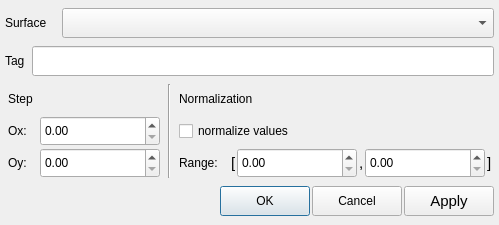
<?xml version="1.0" encoding="UTF-8"?>
<ui version="4.0">
 <class>SurfaceConfigurationDialog</class>
 <widget class="QDialog" name="SurfaceConfigurationDialog">
  <property name="geometry">
   <rect>
    <x>0</x>
    <y>0</y>
    <width>499</width>
    <height>225</height>
   </rect>
  </property>
  <property name="sizePolicy">
   <sizepolicy hsizetype="Fixed" vsizetype="Fixed">
    <horstretch>0</horstretch>
    <verstretch>0</verstretch>
   </sizepolicy>
  </property>
  <property name="minimumSize">
   <size>
    <width>499</width>
    <height>225</height>
   </size>
  </property>
  <property name="maximumSize">
   <size>
    <width>499</width>
    <height>225</height>
   </size>
  </property>
  <property name="windowTitle">
   <string>Configure surface</string>
  </property>
  <property name="sizeGripEnabled">
   <bool>false</bool>
  </property>
  <property name="modal">
   <bool>false</bool>
  </property>
  <layout class="QVBoxLayout" name="verticalLayout">
   <property name="spacing">
    <number>5</number>
   </property>
   <property name="leftMargin">
    <number>5</number>
   </property>
   <property name="topMargin">
    <number>5</number>
   </property>
   <property name="rightMargin">
    <number>5</number>
   </property>
   <property name="bottomMargin">
    <number>5</number>
   </property>
   <item>
    <layout class="QHBoxLayout" name="layout_surface">
     <property name="spacing">
      <number>2</number>
     </property>
     <item>
      <widget class="QLabel" name="lbl_surface">
       <property name="sizePolicy">
        <sizepolicy hsizetype="Fixed" vsizetype="Fixed">
         <horstretch>0</horstretch>
         <verstretch>0</verstretch>
        </sizepolicy>
       </property>
       <property name="minimumSize">
        <size>
         <width>55</width>
         <height>30</height>
        </size>
       </property>
       <property name="maximumSize">
        <size>
         <width>55</width>
         <height>30</height>
        </size>
       </property>
       <property name="focusPolicy">
        <enum>Qt::ClickFocus</enum>
       </property>
       <property name="text">
        <string>Surface</string>
       </property>
      </widget>
     </item>
     <item>
      <widget class="QComboBox" name="cmbx_surface">
       <property name="sizePolicy">
        <sizepolicy hsizetype="Preferred" vsizetype="Fixed">
         <horstretch>0</horstretch>
         <verstretch>0</verstretch>
        </sizepolicy>
       </property>
       <property name="minimumSize">
        <size>
         <width>300</width>
         <height>30</height>
        </size>
       </property>
       <property name="maximumSize">
        <size>
         <width>16777215</width>
         <height>30</height>
        </size>
       </property>
       <property name="focusPolicy">
        <enum>Qt::ClickFocus</enum>
       </property>
       <property name="maxVisibleItems">
        <number>100</number>
       </property>
      </widget>
     </item>
    </layout>
   </item>
   <item>
    <layout class="QHBoxLayout" name="layout_tag">
     <property name="spacing">
      <number>2</number>
     </property>
     <item>
      <widget class="QLabel" name="lbl_tag">
       <property name="sizePolicy">
        <sizepolicy hsizetype="Fixed" vsizetype="Fixed">
         <horstretch>0</horstretch>
         <verstretch>0</verstretch>
        </sizepolicy>
       </property>
       <property name="minimumSize">
        <size>
         <width>25</width>
         <height>30</height>
        </size>
       </property>
       <property name="maximumSize">
        <size>
         <width>25</width>
         <height>30</height>
        </size>
       </property>
       <property name="text">
        <string>Tag</string>
       </property>
      </widget>
     </item>
     <item>
      <widget class="QLineEdit" name="ln_tag">
       <property name="sizePolicy">
        <sizepolicy hsizetype="Preferred" vsizetype="Fixed">
         <horstretch>0</horstretch>
         <verstretch>0</verstretch>
        </sizepolicy>
       </property>
       <property name="minimumSize">
        <size>
         <width>450</width>
         <height>30</height>
        </size>
       </property>
       <property name="maximumSize">
        <size>
         <width>16777215</width>
         <height>30</height>
        </size>
       </property>
       <property name="focusPolicy">
        <enum>Qt::ClickFocus</enum>
       </property>
      </widget>
     </item>
    </layout>
   </item>
   <item>
    <layout class="QHBoxLayout" name="layout_params">
     <property name="spacing">
      <number>5</number>
     </property>
     <item>
      <layout class="QVBoxLayout" name="layout_step">
       <property name="spacing">
        <number>2</number>
       </property>
       <item>
        <widget class="QLabel" name="lbl_step">
         <property name="sizePolicy">
          <sizepolicy hsizetype="Fixed" vsizetype="Fixed">
           <horstretch>0</horstretch>
           <verstretch>0</verstretch>
          </sizepolicy>
         </property>
         <property name="minimumSize">
          <size>
           <width>35</width>
           <height>30</height>
          </size>
         </property>
         <property name="maximumSize">
          <size>
           <width>35</width>
           <height>30</height>
          </size>
         </property>
         <property name="text">
          <string>Step</string>
         </property>
        </widget>
       </item>
       <item>
        <layout class="QHBoxLayout" name="layout_ox_step">
         <property name="spacing">
          <number>2</number>
         </property>
         <item>
          <widget class="QLabel" name="lbl_ox">
           <property name="sizePolicy">
            <sizepolicy hsizetype="Fixed" vsizetype="Fixed">
             <horstretch>0</horstretch>
             <verstretch>0</verstretch>
            </sizepolicy>
           </property>
           <property name="minimumSize">
            <size>
             <width>30</width>
             <height>30</height>
            </size>
           </property>
           <property name="maximumSize">
            <size>
             <width>30</width>
             <height>30</height>
            </size>
           </property>
           <property name="text">
            <string>Ox:</string>
           </property>
          </widget>
         </item>
         <item>
          <widget class="QDoubleSpinBox" name="spbx_ox_step">
           <property name="sizePolicy">
            <sizepolicy hsizetype="Fixed" vsizetype="Fixed">
             <horstretch>0</horstretch>
             <verstretch>0</verstretch>
            </sizepolicy>
           </property>
           <property name="minimumSize">
            <size>
             <width>120</width>
             <height>30</height>
            </size>
           </property>
           <property name="maximumSize">
            <size>
             <width>120</width>
             <height>30</height>
            </size>
           </property>
           <property name="focusPolicy">
            <enum>Qt::ClickFocus</enum>
           </property>
          </widget>
         </item>
        </layout>
       </item>
       <item>
        <layout class="QHBoxLayout" name="layout_oy_step">
         <property name="spacing">
          <number>2</number>
         </property>
         <item>
          <widget class="QLabel" name="lbl_oy">
           <property name="sizePolicy">
            <sizepolicy hsizetype="Fixed" vsizetype="Fixed">
             <horstretch>0</horstretch>
             <verstretch>0</verstretch>
            </sizepolicy>
           </property>
           <property name="minimumSize">
            <size>
             <width>30</width>
             <height>30</height>
            </size>
           </property>
           <property name="maximumSize">
            <size>
             <width>30</width>
             <height>30</height>
            </size>
           </property>
           <property name="text">
            <string>Oy:</string>
           </property>
          </widget>
         </item>
         <item>
          <widget class="QDoubleSpinBox" name="spbx_oy_step">
           <property name="sizePolicy">
            <sizepolicy hsizetype="Fixed" vsizetype="Fixed">
             <horstretch>0</horstretch>
             <verstretch>0</verstretch>
            </sizepolicy>
           </property>
           <property name="minimumSize">
            <size>
             <width>120</width>
             <height>30</height>
            </size>
           </property>
           <property name="maximumSize">
            <size>
             <width>120</width>
             <height>30</height>
            </size>
           </property>
           <property name="focusPolicy">
            <enum>Qt::ClickFocus</enum>
           </property>
          </widget>
         </item>
        </layout>
       </item>
      </layout>
     </item>
     <item>
      <widget class="Line" name="line_params">
       <property name="orientation">
        <enum>Qt::Vertical</enum>
       </property>
      </widget>
     </item>
     <item>
      <layout class="QVBoxLayout" name="layout_normalization">
       <property name="spacing">
        <number>2</number>
       </property>
       <item>
        <widget class="QLabel" name="lbl_normalization">
         <property name="sizePolicy">
          <sizepolicy hsizetype="Fixed" vsizetype="Fixed">
           <horstretch>0</horstretch>
           <verstretch>0</verstretch>
          </sizepolicy>
         </property>
         <property name="minimumSize">
          <size>
           <width>100</width>
           <height>30</height>
          </size>
         </property>
         <property name="maximumSize">
          <size>
           <width>100</width>
           <height>30</height>
          </size>
         </property>
         <property name="text">
          <string>Normalization</string>
         </property>
        </widget>
       </item>
       <item>
        <widget class="QCheckBox" name="chbx_normalized">
         <property name="sizePolicy">
          <sizepolicy hsizetype="Fixed" vsizetype="Fixed">
           <horstretch>0</horstretch>
           <verstretch>0</verstretch>
          </sizepolicy>
         </property>
         <property name="minimumSize">
          <size>
           <width>0</width>
           <height>30</height>
          </size>
         </property>
         <property name="maximumSize">
          <size>
           <width>135</width>
           <height>30</height>
          </size>
         </property>
         <property name="text">
          <string>normalize values</string>
         </property>
         <property name="checked">
          <bool>false</bool>
         </property>
        </widget>
       </item>
       <item>
        <layout class="QHBoxLayout" name="layout_range">
         <property name="spacing">
          <number>2</number>
         </property>
         <item>
          <widget class="QLabel" name="lbl_range">
           <property name="sizePolicy">
            <sizepolicy hsizetype="Fixed" vsizetype="Fixed">
             <horstretch>0</horstretch>
             <verstretch>0</verstretch>
            </sizepolicy>
           </property>
           <property name="minimumSize">
            <size>
             <width>50</width>
             <height>30</height>
            </size>
           </property>
           <property name="maximumSize">
            <size>
             <width>50</width>
             <height>30</height>
            </size>
           </property>
           <property name="frameShadow">
            <enum>QFrame::Plain</enum>
           </property>
           <property name="text">
            <string>Range:</string>
           </property>
          </widget>
         </item>
         <item>
          <layout class="QHBoxLayout" name="layout_range_values">
           <property name="spacing">
            <number>2</number>
           </property>
           <item>
            <widget class="QLabel" name="lbl_bracket_begin">
             <property name="sizePolicy">
              <sizepolicy hsizetype="Fixed" vsizetype="Fixed">
               <horstretch>0</horstretch>
               <verstretch>0</verstretch>
              </sizepolicy>
             </property>
             <property name="minimumSize">
              <size>
               <width>4</width>
               <height>30</height>
              </size>
             </property>
             <property name="maximumSize">
              <size>
               <width>4</width>
               <height>30</height>
              </size>
             </property>
             <property name="font">
              <font>
               <family>Ubuntu</family>
               <pointsize>11</pointsize>
              </font>
             </property>
             <property name="text">
              <string>[</string>
             </property>
            </widget>
           </item>
           <item>
            <widget class="QDoubleSpinBox" name="spbx_range_begin">
             <property name="sizePolicy">
              <sizepolicy hsizetype="Fixed" vsizetype="Fixed">
               <horstretch>0</horstretch>
               <verstretch>0</verstretch>
              </sizepolicy>
             </property>
             <property name="minimumSize">
              <size>
               <width>120</width>
               <height>30</height>
              </size>
             </property>
             <property name="maximumSize">
              <size>
               <width>120</width>
               <height>30</height>
              </size>
             </property>
             <property name="focusPolicy">
              <enum>Qt::ClickFocus</enum>
             </property>
            </widget>
           </item>
           <item>
            <widget class="QLabel" name="lbl_comma">
             <property name="sizePolicy">
              <sizepolicy hsizetype="Fixed" vsizetype="Fixed">
               <horstretch>0</horstretch>
               <verstretch>0</verstretch>
              </sizepolicy>
             </property>
             <property name="minimumSize">
              <size>
               <width>4</width>
               <height>30</height>
              </size>
             </property>
             <property name="maximumSize">
              <size>
               <width>4</width>
               <height>30</height>
              </size>
             </property>
             <property name="font">
              <font>
               <family>Ubuntu</family>
               <pointsize>11</pointsize>
              </font>
             </property>
             <property name="text">
              <string>,</string>
             </property>
            </widget>
           </item>
           <item>
            <widget class="QDoubleSpinBox" name="spbx_range_end">
             <property name="sizePolicy">
              <sizepolicy hsizetype="Fixed" vsizetype="Fixed">
               <horstretch>0</horstretch>
               <verstretch>0</verstretch>
              </sizepolicy>
             </property>
             <property name="minimumSize">
              <size>
               <width>120</width>
               <height>30</height>
              </size>
             </property>
             <property name="maximumSize">
              <size>
               <width>120</width>
               <height>30</height>
              </size>
             </property>
             <property name="focusPolicy">
              <enum>Qt::ClickFocus</enum>
             </property>
             <property name="readOnly">
              <bool>false</bool>
             </property>
            </widget>
           </item>
           <item>
            <widget class="QLabel" name="lbl_bracket_end">
             <property name="sizePolicy">
              <sizepolicy hsizetype="Fixed" vsizetype="Fixed">
               <horstretch>0</horstretch>
               <verstretch>0</verstretch>
              </sizepolicy>
             </property>
             <property name="minimumSize">
              <size>
               <width>4</width>
               <height>30</height>
              </size>
             </property>
             <property name="maximumSize">
              <size>
               <width>4</width>
               <height>30</height>
              </size>
             </property>
             <property name="font">
              <font>
               <family>Ubuntu</family>
               <pointsize>11</pointsize>
              </font>
             </property>
             <property name="text">
              <string>]</string>
             </property>
            </widget>
           </item>
          </layout>
         </item>
        </layout>
       </item>
      </layout>
     </item>
    </layout>
   </item>
   <item>
    <layout class="QHBoxLayout" name="layout_action">
     <property name="spacing">
      <number>0</number>
     </property>
     <item>
      <spacer name="spacer_action">
       <property name="orientation">
        <enum>Qt::Horizontal</enum>
       </property>
       <property name="sizeHint" stdset="0">
        <size>
         <width>88</width>
         <height>30</height>
        </size>
       </property>
      </spacer>
     </item>
     <item>
      <layout class="QHBoxLayout" name="layout_action_btn">
       <property name="spacing">
        <number>2</number>
       </property>
       <item>
        <widget class="QPushButton" name="btn_ok">
         <property name="sizePolicy">
          <sizepolicy hsizetype="Fixed" vsizetype="Fixed">
           <horstretch>0</horstretch>
           <verstretch>0</verstretch>
          </sizepolicy>
         </property>
         <property name="minimumSize">
          <size>
           <width>90</width>
           <height>30</height>
          </size>
         </property>
         <property name="maximumSize">
          <size>
           <width>90</width>
           <height>30</height>
          </size>
         </property>
         <property name="focusPolicy">
          <enum>Qt::ClickFocus</enum>
         </property>
         <property name="text">
          <string>OK</string>
         </property>
        </widget>
       </item>
       <item>
        <widget class="QPushButton" name="btn_cancel">
         <property name="sizePolicy">
          <sizepolicy hsizetype="Fixed" vsizetype="Fixed">
           <horstretch>0</horstretch>
           <verstretch>0</verstretch>
          </sizepolicy>
         </property>
         <property name="minimumSize">
          <size>
           <width>90</width>
           <height>30</height>
          </size>
         </property>
         <property name="maximumSize">
          <size>
           <width>90</width>
           <height>30</height>
          </size>
         </property>
         <property name="focusPolicy">
          <enum>Qt::ClickFocus</enum>
         </property>
         <property name="text">
          <string>Cancel</string>
         </property>
         <property name="shortcut">
          <string>Ctrl+Z</string>
         </property>
         <property name="autoDefault">
          <bool>false</bool>
         </property>
        </widget>
       </item>
       <item>
        <widget class="QPushButton" name="btn_apply">
         <property name="sizePolicy">
          <sizepolicy hsizetype="Fixed" vsizetype="Fixed">
           <horstretch>0</horstretch>
           <verstretch>0</verstretch>
          </sizepolicy>
         </property>
         <property name="minimumSize">
          <size>
           <width>90</width>
           <height>30</height>
          </size>
         </property>
         <property name="maximumSize">
          <size>
           <width>90</width>
           <height>30</height>
          </size>
         </property>
         <property name="font">
          <font>
           <family>Ubuntu</family>
           <pointsize>11</pointsize>
          </font>
         </property>
         <property name="focusPolicy">
          <enum>Qt::ClickFocus</enum>
         </property>
         <property name="text">
          <string>Apply</string>
         </property>
         <property name="shortcut">
          <string>Return</string>
         </property>
         <property name="autoDefault">
          <bool>false</bool>
         </property>
        </widget>
       </item>
      </layout>
     </item>
    </layout>
   </item>
  </layout>
 </widget>
 <resources/>
 <connections/>
</ui>
